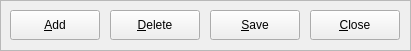
  <widget class="QFrame" name="frame_2">
   <property name="geometry">
    <rect>
     <x>500</x>
     <y>390</y>
     <width>411</width>
     <height>51</height>
    </rect>
   </property>
   <property name="minimumSize">
    <size>
     <width>411</width>
     <height>51</height>
    </size>
   </property>
   <property name="maximumSize">
    <size>
     <width>411</width>
     <height>51</height>
    </size>
   </property>
   <property name="frameShape">
    <enum>QFrame::StyledPanel</enum>
   </property>
   <property name="frameShadow">
    <enum>QFrame::Raised</enum>
   </property>
   <widget class="QPushButton" name="addEntry">
    <property name="geometry">
     <rect>
      <x>10</x>
      <y>10</y>
      <width>90</width>
      <height>30</height>
     </rect>
    </property>
    <property name="minimumSize">
     <size>
      <width>90</width>
      <height>30</height>
     </size>
    </property>
    <property name="maximumSize">
     <size>
      <width>90</width>
      <height>30</height>
     </size>
    </property>
    <property name="toolTip">
     <string>Add Entry</string>
    </property>
    <property name="text">
     <string>&amp;Add</string>
    </property>
    <property name="icon">
     <iconset resource="fmrd_resources.qrc">
      <normaloff>:/images/add.png</normaloff>:/images/add.png</iconset>
    </property>
   </widget>
   <widget class="QPushButton" name="deleteEntry">
    <property name="geometry">
     <rect>
      <x>110</x>
      <y>10</y>
      <width>90</width>
      <height>30</height>
     </rect>
    </property>
    <property name="minimumSize">
     <size>
      <width>90</width>
      <height>30</height>
     </size>
    </property>
    <property name="maximumSize">
     <size>
      <width>90</width>
      <height>30</height>
     </size>
    </property>
    <property name="toolTip">
     <string>Delete Entry</string>
    </property>
    <property name="text">
     <string>&amp;Delete</string>
    </property>
    <property name="icon">
     <iconset resource="fmrd_resources.qrc">
      <normaloff>:/images/delete.png</normaloff>:/images/delete.png</iconset>
    </property>
   </widget>
   <widget class="QPushButton" name="saveEntry">
    <property name="geometry">
     <rect>
      <x>210</x>
      <y>10</y>
      <width>90</width>
      <height>30</height>
     </rect>
    </property>
    <property name="minimumSize">
     <size>
      <width>90</width>
      <height>30</height>
     </size>
    </property>
    <property name="maximumSize">
     <size>
      <width>90</width>
      <height>30</height>
     </size>
    </property>
    <property name="toolTip">
     <string>Delete Entry</string>
    </property>
    <property name="text">
     <string>&amp;Save</string>
    </property>
    <property name="icon">
     <iconset resource="fmrd_resources.qrc">
      <normaloff>:/images/save.png</normaloff>:/images/save.png</iconset>
    </property>
   </widget>
   <widget class="QPushButton" name="closeButton">
    <property name="geometry">
     <rect>
      <x>310</x>
      <y>10</y>
      <width>90</width>
      <height>30</height>
     </rect>
    </property>
    <property name="minimumSize">
     <size>
      <width>90</width>
      <height>30</height>
     </size>
    </property>
    <property name="maximumSize">
     <size>
      <width>90</width>
      <height>30</height>
     </size>
    </property>
    <property name="toolTip">
     <string>Close Window</string>
    </property>
    <property name="text">
     <string>&amp;Close</string>
    </property>
    <property name="icon">
     <iconset resource="fmrd_resources.qrc">
      <normaloff>:/images/quit.png</normaloff>:/images/quit.png</iconset>
    </property>
   </widget>
  </widget>
